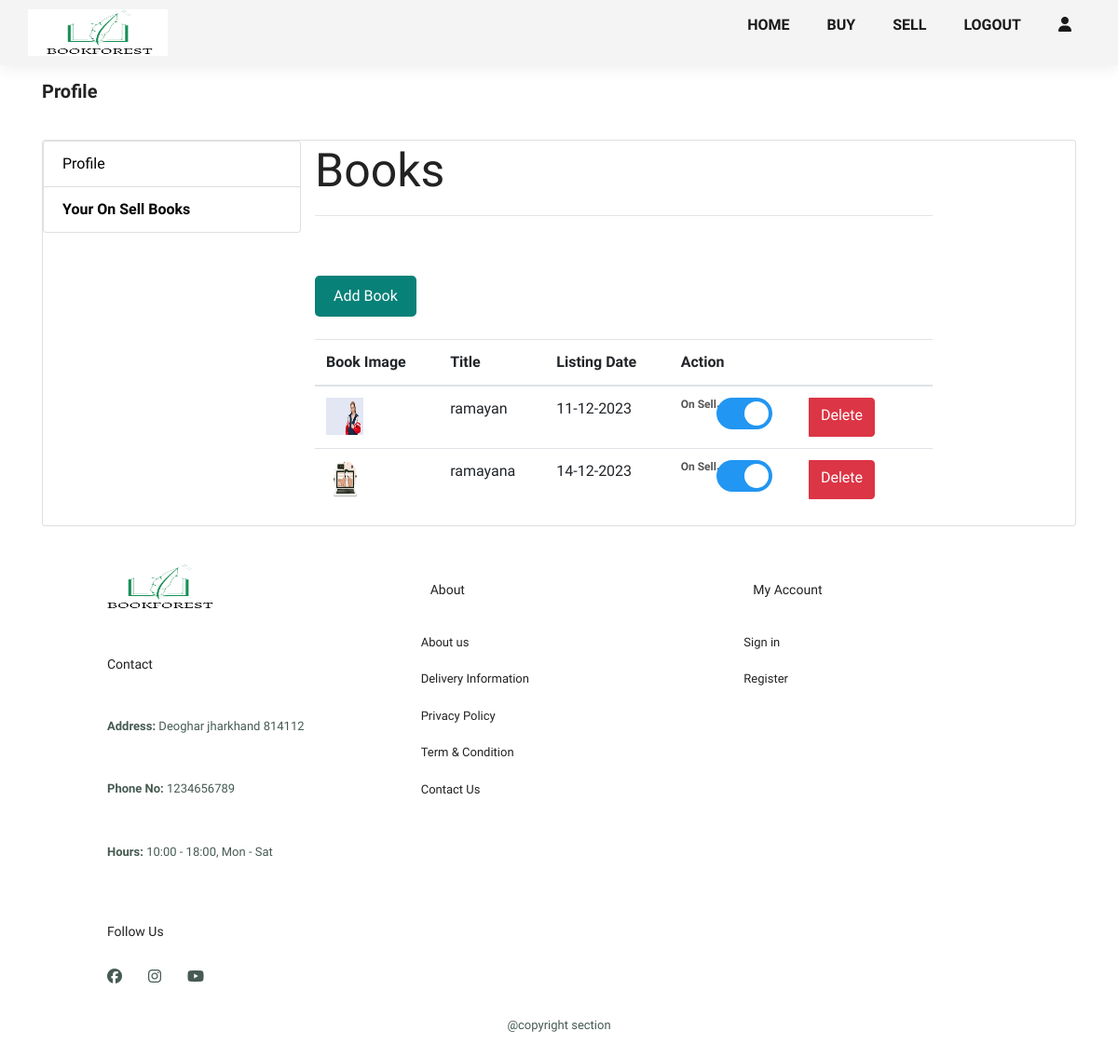
The page /profile_on_sell/ (signed in) on the database as committed earlier.
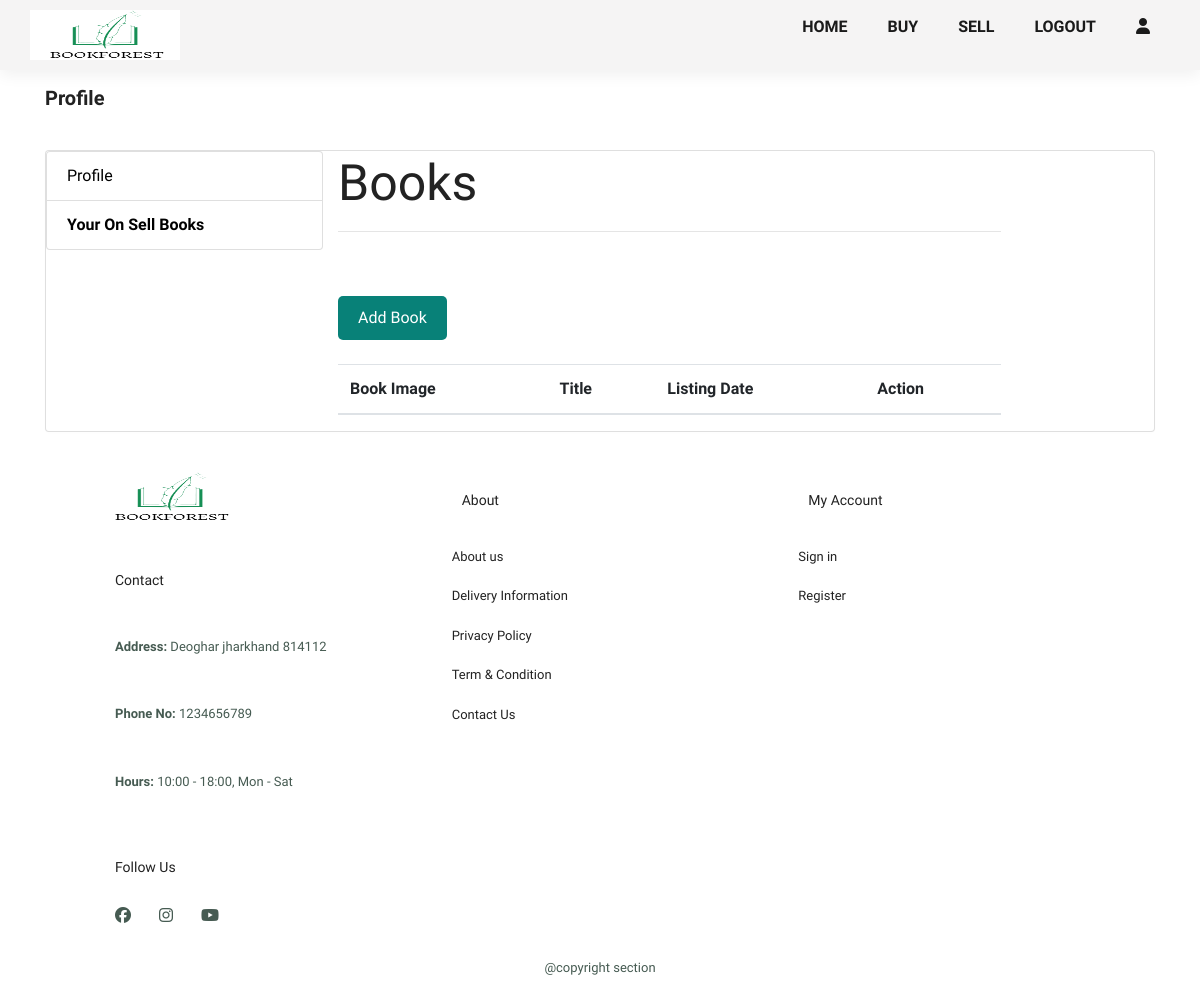
The same page on the database as committed later.
### bookstore/models.py (models this page shows, shortened)
class Book(models.Model):
    seller = models.ForeignKey(User, on_delete=models.CASCADE)
    book_name = models.CharField(max_length=255,null=True, blank=True)
    book_category = models.CharField(max_length=100)
    sub_category = models.CharField(max_length=100,null=True, blank=True)
    subject = models.CharField(max_length=100 ,null=True, blank=True)
    price = models.IntegerField(null=True, blank=True)
    is_donated = models.BooleanField(default=False,null=True, blank=True)
    entry_date = models.DateTimeField(auto_now_add=True)
    picture = models.ImageField(upload_to='media/%Y/%m/', null=True, blank=True,max_length=255)
    book_type = models.CharField(max_length=50)
    on_sell = models.BooleanField(default=True,null=True, blank=True)

### authentication/views.py (the view)
# urls.py: path('profile_on_sell/',profile_on_sell),
def profile_on_sell(request):
    user=request.user
    books=Book.objects.filter(seller=user)
    return render(request,"profile_on_sell.html",{'books':books})

### templates/profile_on_sell.html (shortened to what the changed rows need)
{% include 'header.html' %}
<section id='profile'>
    <div class="container light-style flex-grow-1 container-p-y">
        <div class="card overflow-hidden">
            <div class="row no-gutters row-bordered row-border-light">
                <div class="col-md-9">
                    <div class="tab-content">
                        <div id="booksTab" class="tab-pane fade show active">
                            <div class="container">
                                <div class="row">
                                    <div class="col-sm-10">
                                        <h1>Books</h1>
                                        <hr><br><br>
                                        <br><br>
                                        <table class="table table-hover">
                                            <thead>
                                                <tr>
                                                    <th scope="col">Book Image</th>
                                                    <th scope="col">Title</th>
                                                    <th scope="col">Listing Date</th>
                                                    <th>Action</th>
                                                </tr>
                                            </thead>
                                            <form methode="POST" id="bookForm>
                                                {% csrf_token %}
                                            <tbody>
                                                {% for book in books%}
                                                <tr>
                                                    <td><img src="{{ book.picture.url }}" alt="" style="width: 40px; height: 40px;"></td>
                                                    <td>{{book.book_name}}</td>
                                                    <td>{{ book.entry_date|date:"d-m-Y" }}</td>
                                                    <td>
                                                        <div class="btn-group" role="group">
                                                                <div class="label">
                                                                    <h6>
                                                                        <span id="activeLabel{{ book.id }}">On Sell</span>
                                                                    </h6>
                                                                </div>
                                                                <label class="switch">
                                                                    {% if book.on_sell %}checked{% endif %}>>
                                                                    <span class="slider round"></span>
                                                                </label>
                                                                <a href="/delete_book/{{book.id}}" class="btn btn-danger">Delete</a>
                                                            </form>
                                                        </div>
                                                    </td>
                                                </tr>
                                                {% endfor %}
                                            </tbody>
                                            </form>
                                        </table>
                                    </div>
                                </div>
                            </div>
                        </div>
                    </div>
                </div>
            </div>
        </div>
    </div>
</section>
{% include 'footer.html' %}

Rows that differ between the two databases and show on the page:
removed Book: picture (picture), book_name "ramayan", entry_date "11-12-2023"
removed Book: picture (picture), book_name "ramayana", entry_date "14-12-2023"
